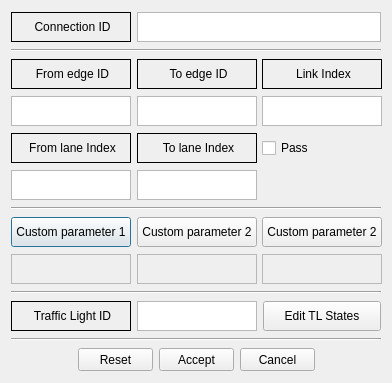
<?xml version="1.0" encoding="UTF-8"?>
<ui version="4.0">
 <class>connectionItemDialog</class>
 <widget class="QDialog" name="connectionItemDialog">
  <property name="geometry">
   <rect>
    <x>0</x>
    <y>0</y>
    <width>392</width>
    <height>383</height>
   </rect>
  </property>
  <property name="minimumSize">
   <size>
    <width>392</width>
    <height>383</height>
   </size>
  </property>
  <property name="maximumSize">
   <size>
    <width>392</width>
    <height>383</height>
   </size>
  </property>
  <property name="windowTitle">
   <string>Connection properties</string>
  </property>
  <property name="windowIcon">
   <iconset resource="../../../resources/eNetEditorResources.qrc">
    <normaloff>:/items/connection.png</normaloff>:/items/connection.png</iconset>
  </property>
  <property name="modal">
   <bool>true</bool>
  </property>
  <layout class="QVBoxLayout" name="verticalLayout">
   <item>
    <layout class="QHBoxLayout" name="horizontalLayout">
     <item>
      <widget class="QLabel" name="LabelID">
       <property name="minimumSize">
        <size>
         <width>120</width>
         <height>30</height>
        </size>
       </property>
       <property name="maximumSize">
        <size>
         <width>120</width>
         <height>30</height>
        </size>
       </property>
       <property name="frameShape">
        <enum>QFrame::Box</enum>
       </property>
       <property name="text">
        <string>&lt;html&gt;&lt;head/&gt;&lt;body&gt;&lt;p align=&quot;center&quot;&gt;Connection ID&lt;/p&gt;&lt;/body&gt;&lt;/html&gt;</string>
       </property>
      </widget>
     </item>
     <item>
      <widget class="QTextEdit" name="TextID">
       <property name="minimumSize">
        <size>
         <width>0</width>
         <height>30</height>
        </size>
       </property>
       <property name="maximumSize">
        <size>
         <width>16777215</width>
         <height>30</height>
        </size>
       </property>
       <property name="textInteractionFlags">
        <set>Qt::TextSelectableByKeyboard|Qt::TextSelectableByMouse</set>
       </property>
      </widget>
     </item>
    </layout>
   </item>
   <item>
    <widget class="Line" name="line">
     <property name="orientation">
      <enum>Qt::Horizontal</enum>
     </property>
    </widget>
   </item>
   <item>
    <layout class="QHBoxLayout" name="horizontalLayout_5">
     <item>
      <widget class="QLabel" name="LabelFromEdge">
       <property name="minimumSize">
        <size>
         <width>120</width>
         <height>30</height>
        </size>
       </property>
       <property name="maximumSize">
        <size>
         <width>120</width>
         <height>30</height>
        </size>
       </property>
       <property name="frameShape">
        <enum>QFrame::Box</enum>
       </property>
       <property name="text">
        <string>&lt;html&gt;&lt;head/&gt;&lt;body&gt;&lt;p align=&quot;center&quot;&gt;From edge ID&lt;/p&gt;&lt;/body&gt;&lt;/html&gt;</string>
       </property>
      </widget>
     </item>
     <item>
      <widget class="QLabel" name="LabelToEdge">
       <property name="minimumSize">
        <size>
         <width>120</width>
         <height>30</height>
        </size>
       </property>
       <property name="maximumSize">
        <size>
         <width>120</width>
         <height>30</height>
        </size>
       </property>
       <property name="frameShape">
        <enum>QFrame::Box</enum>
       </property>
       <property name="text">
        <string>&lt;html&gt;&lt;head/&gt;&lt;body&gt;&lt;p align=&quot;center&quot;&gt;To edge ID&lt;/p&gt;&lt;/body&gt;&lt;/html&gt;</string>
       </property>
      </widget>
     </item>
     <item>
      <widget class="QLabel" name="LabelLinkIndex">
       <property name="minimumSize">
        <size>
         <width>120</width>
         <height>30</height>
        </size>
       </property>
       <property name="maximumSize">
        <size>
         <width>120</width>
         <height>30</height>
        </size>
       </property>
       <property name="frameShape">
        <enum>QFrame::Box</enum>
       </property>
       <property name="text">
        <string>&lt;html&gt;&lt;head/&gt;&lt;body&gt;&lt;p align=&quot;center&quot;&gt;Link Index&lt;/p&gt;&lt;/body&gt;&lt;/html&gt;</string>
       </property>
      </widget>
     </item>
    </layout>
   </item>
   <item>
    <layout class="QHBoxLayout" name="horizontalLayout_6">
     <item>
      <widget class="QTextEdit" name="TextFromEdge">
       <property name="minimumSize">
        <size>
         <width>120</width>
         <height>30</height>
        </size>
       </property>
       <property name="maximumSize">
        <size>
         <width>120</width>
         <height>30</height>
        </size>
       </property>
       <property name="textInteractionFlags">
        <set>Qt::TextSelectableByKeyboard|Qt::TextSelectableByMouse</set>
       </property>
      </widget>
     </item>
     <item>
      <widget class="QTextEdit" name="TextToEdge">
       <property name="minimumSize">
        <size>
         <width>120</width>
         <height>30</height>
        </size>
       </property>
       <property name="maximumSize">
        <size>
         <width>120</width>
         <height>30</height>
        </size>
       </property>
       <property name="textInteractionFlags">
        <set>Qt::TextSelectableByKeyboard|Qt::TextSelectableByMouse</set>
       </property>
      </widget>
     </item>
     <item>
      <widget class="QTextEdit" name="TextLinkIndex">
       <property name="minimumSize">
        <size>
         <width>120</width>
         <height>30</height>
        </size>
       </property>
       <property name="maximumSize">
        <size>
         <width>120</width>
         <height>30</height>
        </size>
       </property>
       <property name="textInteractionFlags">
        <set>Qt::TextSelectableByKeyboard|Qt::TextSelectableByMouse</set>
       </property>
      </widget>
     </item>
    </layout>
   </item>
   <item>
    <layout class="QHBoxLayout" name="horizontalLayout_7">
     <item>
      <widget class="QLabel" name="LabelFromLane">
       <property name="minimumSize">
        <size>
         <width>120</width>
         <height>30</height>
        </size>
       </property>
       <property name="maximumSize">
        <size>
         <width>120</width>
         <height>30</height>
        </size>
       </property>
       <property name="frameShape">
        <enum>QFrame::Box</enum>
       </property>
       <property name="text">
        <string>&lt;html&gt;&lt;head/&gt;&lt;body&gt;&lt;p align=&quot;center&quot;&gt;From lane Index&lt;/p&gt;&lt;/body&gt;&lt;/html&gt;</string>
       </property>
      </widget>
     </item>
     <item>
      <widget class="QLabel" name="LabelToLane">
       <property name="minimumSize">
        <size>
         <width>120</width>
         <height>30</height>
        </size>
       </property>
       <property name="maximumSize">
        <size>
         <width>120</width>
         <height>30</height>
        </size>
       </property>
       <property name="frameShape">
        <enum>QFrame::Box</enum>
       </property>
       <property name="text">
        <string>&lt;html&gt;&lt;head/&gt;&lt;body&gt;&lt;p align=&quot;center&quot;&gt;To lane Index&lt;/p&gt;&lt;/body&gt;&lt;/html&gt;</string>
       </property>
      </widget>
     </item>
     <item>
      <widget class="QCheckBox" name="CheckBoxPass">
       <property name="minimumSize">
        <size>
         <width>120</width>
         <height>30</height>
        </size>
       </property>
       <property name="maximumSize">
        <size>
         <width>120</width>
         <height>30</height>
        </size>
       </property>
       <property name="text">
        <string>Pass</string>
       </property>
      </widget>
     </item>
    </layout>
   </item>
   <item>
    <layout class="QHBoxLayout" name="horizontalLayout_8">
     <item>
      <widget class="QTextEdit" name="TextFromLane">
       <property name="minimumSize">
        <size>
         <width>120</width>
         <height>30</height>
        </size>
       </property>
       <property name="maximumSize">
        <size>
         <width>120</width>
         <height>30</height>
        </size>
       </property>
       <property name="textInteractionFlags">
        <set>Qt::TextSelectableByKeyboard|Qt::TextSelectableByMouse</set>
       </property>
      </widget>
     </item>
     <item>
      <widget class="QTextEdit" name="TextToLane">
       <property name="minimumSize">
        <size>
         <width>120</width>
         <height>30</height>
        </size>
       </property>
       <property name="maximumSize">
        <size>
         <width>120</width>
         <height>30</height>
        </size>
       </property>
       <property name="textInteractionFlags">
        <set>Qt::TextSelectableByKeyboard|Qt::TextSelectableByMouse</set>
       </property>
      </widget>
     </item>
     <item>
      <spacer name="horizontalSpacer">
       <property name="orientation">
        <enum>Qt::Horizontal</enum>
       </property>
       <property name="sizeHint" stdset="0">
        <size>
         <width>40</width>
         <height>20</height>
        </size>
       </property>
      </spacer>
     </item>
    </layout>
   </item>
   <item>
    <widget class="Line" name="HorizontalLine">
     <property name="orientation">
      <enum>Qt::Horizontal</enum>
     </property>
    </widget>
   </item>
   <item>
    <layout class="QHBoxLayout" name="horizontalLayout_3">
     <item>
      <widget class="QPushButton" name="ButtonCustomParameter1Name">
       <property name="sizePolicy">
        <sizepolicy hsizetype="Minimum" vsizetype="Minimum">
         <horstretch>0</horstretch>
         <verstretch>0</verstretch>
        </sizepolicy>
       </property>
       <property name="minimumSize">
        <size>
         <width>120</width>
         <height>30</height>
        </size>
       </property>
       <property name="maximumSize">
        <size>
         <width>120</width>
         <height>30</height>
        </size>
       </property>
       <property name="text">
        <string>Custom parameter 1</string>
       </property>
      </widget>
     </item>
     <item>
      <widget class="QPushButton" name="ButtonCustomParameter2Name">
       <property name="sizePolicy">
        <sizepolicy hsizetype="Minimum" vsizetype="Minimum">
         <horstretch>0</horstretch>
         <verstretch>0</verstretch>
        </sizepolicy>
       </property>
       <property name="minimumSize">
        <size>
         <width>120</width>
         <height>30</height>
        </size>
       </property>
       <property name="maximumSize">
        <size>
         <width>120</width>
         <height>30</height>
        </size>
       </property>
       <property name="text">
        <string>Custom parameter 2</string>
       </property>
      </widget>
     </item>
     <item>
      <widget class="QPushButton" name="ButtonCustomParameter3Name">
       <property name="sizePolicy">
        <sizepolicy hsizetype="Minimum" vsizetype="Minimum">
         <horstretch>0</horstretch>
         <verstretch>0</verstretch>
        </sizepolicy>
       </property>
       <property name="minimumSize">
        <size>
         <width>120</width>
         <height>30</height>
        </size>
       </property>
       <property name="maximumSize">
        <size>
         <width>120</width>
         <height>30</height>
        </size>
       </property>
       <property name="text">
        <string>Custom parameter 2</string>
       </property>
      </widget>
     </item>
    </layout>
   </item>
   <item>
    <layout class="QHBoxLayout" name="horizontalLayout_4">
     <item>
      <widget class="QTextEdit" name="TextCustomParameter1Value">
       <property name="enabled">
        <bool>false</bool>
       </property>
       <property name="minimumSize">
        <size>
         <width>120</width>
         <height>30</height>
        </size>
       </property>
       <property name="maximumSize">
        <size>
         <width>120</width>
         <height>30</height>
        </size>
       </property>
       <property name="verticalScrollBarPolicy">
        <enum>Qt::ScrollBarAlwaysOff</enum>
       </property>
       <property name="horizontalScrollBarPolicy">
        <enum>Qt::ScrollBarAlwaysOff</enum>
       </property>
       <property name="html">
        <string>&lt;!DOCTYPE HTML PUBLIC &quot;-//W3C//DTD HTML 4.0//EN&quot; &quot;http://www.w3.org/TR/REC-html40/strict.dtd&quot;&gt;
&lt;html&gt;&lt;head&gt;&lt;meta name=&quot;qrichtext&quot; content=&quot;1&quot; /&gt;&lt;style type=&quot;text/css&quot;&gt;
p, li { white-space: pre-wrap; }
&lt;/style&gt;&lt;/head&gt;&lt;body style=&quot; font-family:'MS Shell Dlg 2'; font-size:8.25pt; font-weight:400; font-style:normal;&quot;&gt;
&lt;p align=&quot;center&quot; style=&quot;-qt-paragraph-type:empty; margin-top:0px; margin-bottom:0px; margin-left:0px; margin-right:0px; -qt-block-indent:0; text-indent:0px;&quot;&gt;&lt;br /&gt;&lt;/p&gt;&lt;/body&gt;&lt;/html&gt;</string>
       </property>
       <property name="textInteractionFlags">
        <set>Qt::LinksAccessibleByKeyboard|Qt::LinksAccessibleByMouse|Qt::TextBrowserInteraction|Qt::TextEditable|Qt::TextEditorInteraction|Qt::TextSelectableByKeyboard|Qt::TextSelectableByMouse</set>
       </property>
      </widget>
     </item>
     <item>
      <widget class="QTextEdit" name="TextCustomParameter2Value">
       <property name="enabled">
        <bool>false</bool>
       </property>
       <property name="minimumSize">
        <size>
         <width>120</width>
         <height>30</height>
        </size>
       </property>
       <property name="maximumSize">
        <size>
         <width>120</width>
         <height>30</height>
        </size>
       </property>
       <property name="verticalScrollBarPolicy">
        <enum>Qt::ScrollBarAlwaysOff</enum>
       </property>
       <property name="horizontalScrollBarPolicy">
        <enum>Qt::ScrollBarAlwaysOff</enum>
       </property>
       <property name="html">
        <string>&lt;!DOCTYPE HTML PUBLIC &quot;-//W3C//DTD HTML 4.0//EN&quot; &quot;http://www.w3.org/TR/REC-html40/strict.dtd&quot;&gt;
&lt;html&gt;&lt;head&gt;&lt;meta name=&quot;qrichtext&quot; content=&quot;1&quot; /&gt;&lt;style type=&quot;text/css&quot;&gt;
p, li { white-space: pre-wrap; }
&lt;/style&gt;&lt;/head&gt;&lt;body style=&quot; font-family:'MS Shell Dlg 2'; font-size:8.25pt; font-weight:400; font-style:normal;&quot;&gt;
&lt;p align=&quot;center&quot; style=&quot;-qt-paragraph-type:empty; margin-top:0px; margin-bottom:0px; margin-left:0px; margin-right:0px; -qt-block-indent:0; text-indent:0px;&quot;&gt;&lt;br /&gt;&lt;/p&gt;&lt;/body&gt;&lt;/html&gt;</string>
       </property>
       <property name="textInteractionFlags">
        <set>Qt::LinksAccessibleByKeyboard|Qt::LinksAccessibleByMouse|Qt::TextBrowserInteraction|Qt::TextEditable|Qt::TextEditorInteraction|Qt::TextSelectableByKeyboard|Qt::TextSelectableByMouse</set>
       </property>
      </widget>
     </item>
     <item>
      <widget class="QTextEdit" name="TextCustomParameter3Value">
       <property name="enabled">
        <bool>false</bool>
       </property>
       <property name="minimumSize">
        <size>
         <width>120</width>
         <height>30</height>
        </size>
       </property>
       <property name="maximumSize">
        <size>
         <width>120</width>
         <height>30</height>
        </size>
       </property>
       <property name="verticalScrollBarPolicy">
        <enum>Qt::ScrollBarAlwaysOff</enum>
       </property>
       <property name="horizontalScrollBarPolicy">
        <enum>Qt::ScrollBarAlwaysOff</enum>
       </property>
       <property name="html">
        <string>&lt;!DOCTYPE HTML PUBLIC &quot;-//W3C//DTD HTML 4.0//EN&quot; &quot;http://www.w3.org/TR/REC-html40/strict.dtd&quot;&gt;
&lt;html&gt;&lt;head&gt;&lt;meta name=&quot;qrichtext&quot; content=&quot;1&quot; /&gt;&lt;style type=&quot;text/css&quot;&gt;
p, li { white-space: pre-wrap; }
&lt;/style&gt;&lt;/head&gt;&lt;body style=&quot; font-family:'MS Shell Dlg 2'; font-size:8.25pt; font-weight:400; font-style:normal;&quot;&gt;
&lt;p align=&quot;center&quot; style=&quot;-qt-paragraph-type:empty; margin-top:0px; margin-bottom:0px; margin-left:0px; margin-right:0px; -qt-block-indent:0; text-indent:0px;&quot;&gt;&lt;br /&gt;&lt;/p&gt;&lt;/body&gt;&lt;/html&gt;</string>
       </property>
       <property name="textInteractionFlags">
        <set>Qt::LinksAccessibleByKeyboard|Qt::LinksAccessibleByMouse|Qt::TextBrowserInteraction|Qt::TextEditable|Qt::TextEditorInteraction|Qt::TextSelectableByKeyboard|Qt::TextSelectableByMouse</set>
       </property>
      </widget>
     </item>
    </layout>
   </item>
   <item>
    <widget class="Line" name="HorizontalLine_2">
     <property name="orientation">
      <enum>Qt::Horizontal</enum>
     </property>
    </widget>
   </item>
   <item>
    <layout class="QHBoxLayout" name="horizontalLayout_2">
     <item>
      <widget class="QLabel" name="LabelTrafficLight">
       <property name="minimumSize">
        <size>
         <width>120</width>
         <height>30</height>
        </size>
       </property>
       <property name="maximumSize">
        <size>
         <width>120</width>
         <height>30</height>
        </size>
       </property>
       <property name="frameShape">
        <enum>QFrame::Box</enum>
       </property>
       <property name="text">
        <string>&lt;html&gt;&lt;head/&gt;&lt;body&gt;&lt;p align=&quot;center&quot;&gt;Traffic Light ID&lt;/p&gt;&lt;/body&gt;&lt;/html&gt;</string>
       </property>
      </widget>
     </item>
     <item>
      <widget class="QTextEdit" name="TextTrafficLight">
       <property name="minimumSize">
        <size>
         <width>120</width>
         <height>30</height>
        </size>
       </property>
       <property name="maximumSize">
        <size>
         <width>120</width>
         <height>30</height>
        </size>
       </property>
       <property name="textInteractionFlags">
        <set>Qt::TextSelectableByKeyboard|Qt::TextSelectableByMouse</set>
       </property>
      </widget>
     </item>
     <item>
      <widget class="QPushButton" name="ButtonEditTLStates">
       <property name="maximumSize">
        <size>
         <width>120</width>
         <height>30</height>
        </size>
       </property>
       <property name="text">
        <string>Edit TL States</string>
       </property>
       <property name="icon">
        <iconset resource="../../../resources/eNetEditorResources.qrc">
         <normaloff>:/icons/trafficLigh.png</normaloff>:/icons/trafficLigh.png</iconset>
       </property>
      </widget>
     </item>
    </layout>
   </item>
   <item>
    <widget class="Line" name="line_2">
     <property name="orientation">
      <enum>Qt::Horizontal</enum>
     </property>
    </widget>
   </item>
   <item>
    <layout class="QHBoxLayout" name="ButtonsLayout">
     <item>
      <spacer name="HorizontalSpacer1">
       <property name="orientation">
        <enum>Qt::Horizontal</enum>
       </property>
       <property name="sizeHint" stdset="0">
        <size>
         <width>40</width>
         <height>20</height>
        </size>
       </property>
      </spacer>
     </item>
     <item>
      <widget class="QPushButton" name="ButtonReset">
       <property name="minimumSize">
        <size>
         <width>75</width>
         <height>23</height>
        </size>
       </property>
       <property name="maximumSize">
        <size>
         <width>75</width>
         <height>23</height>
        </size>
       </property>
       <property name="sizeIncrement">
        <size>
         <width>0</width>
         <height>0</height>
        </size>
       </property>
       <property name="text">
        <string>Reset</string>
       </property>
       <property name="icon">
        <iconset resource="../../../resources/eNetEditorResources.qrc">
         <normaloff>:/main/reset.ico</normaloff>:/main/reset.ico</iconset>
       </property>
      </widget>
     </item>
     <item>
      <widget class="QPushButton" name="ButtonAccept">
       <property name="minimumSize">
        <size>
         <width>75</width>
         <height>23</height>
        </size>
       </property>
       <property name="maximumSize">
        <size>
         <width>75</width>
         <height>23</height>
        </size>
       </property>
       <property name="text">
        <string>Accept</string>
       </property>
       <property name="icon">
        <iconset resource="../../../resources/eNetEditorResources.qrc">
         <normaloff>:/main/accept.ico</normaloff>:/main/accept.ico</iconset>
       </property>
      </widget>
     </item>
     <item>
      <widget class="QPushButton" name="ButtonCancel">
       <property name="minimumSize">
        <size>
         <width>75</width>
         <height>23</height>
        </size>
       </property>
       <property name="maximumSize">
        <size>
         <width>75</width>
         <height>23</height>
        </size>
       </property>
       <property name="text">
        <string>Cancel</string>
       </property>
       <property name="icon">
        <iconset resource="../../../resources/eNetEditorResources.qrc">
         <normaloff>:/main/cancel.ico</normaloff>:/main/cancel.ico</iconset>
       </property>
      </widget>
     </item>
     <item>
      <spacer name="HorizontalSpacer2">
       <property name="orientation">
        <enum>Qt::Horizontal</enum>
       </property>
       <property name="sizeHint" stdset="0">
        <size>
         <width>40</width>
         <height>20</height>
        </size>
       </property>
      </spacer>
     </item>
    </layout>
   </item>
  </layout>
 </widget>
 <resources>
  <include location="../../../resources/eNetEditorResources.qrc"/>
 </resources>
 <connections/>
</ui>
